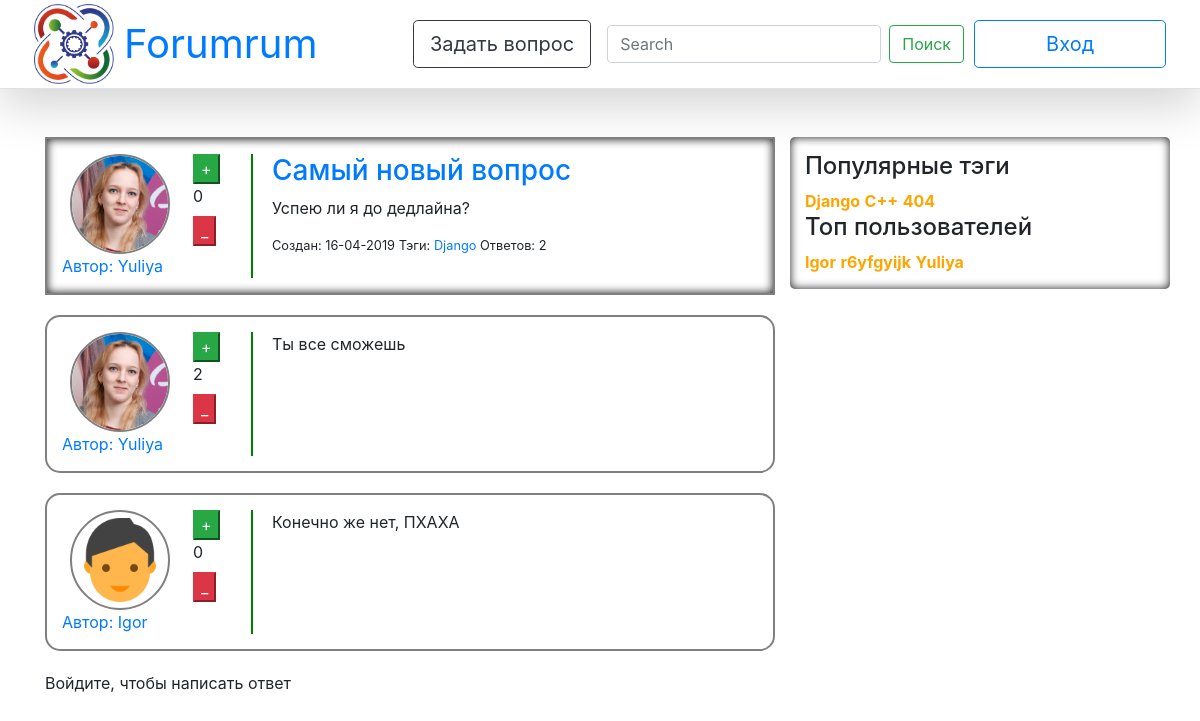
Screenshot of /question/2/ with the database file from the repository.
### question/models.py (models this page shows, shortened)
class Question(models.Model):
    author = models.ForeignKey(User, verbose_name="Question's Owner", on_delete=models.CASCADE)
    title = models.CharField(max_length=50, verbose_name="Question's Header")
    text = models.TextField(verbose_name="Question's Content")
    date = models.DateTimeField(default=timezone.now, verbose_name="Question's Date")
    rating = models.IntegerField(default=0, null=False, verbose_name="Question's Rating")
    is_active = models.BooleanField(default=True, verbose_name="Question's Availability")
    tags = models.ManyToManyField(Tag, default=True, related_name='questions', verbose_name="Question's Tags")
    objects = QuestionManager()

class User(AbstractUser):
    upload = models.ImageField(default="default/default_avatar.png", upload_to="uploads/%Y/%m/%d/",
                               verbose_name="User's Avatar")
    registration_date = models.DateTimeField(default=timezone.now, verbose_name="User's Registration Date")
    rating = models.IntegerField(default=0, verbose_name="User's Rating")
    objects = UserManager()
    def __str__(self):
        return self.username

class Tag(models.Model):
    name = models.CharField(max_length=20, default="404", verbose_name="Question's Tag")
    objects = TagManager()
    def __str__(self):
        return self.name

class Answer(models.Model):
    author = models.ForeignKey(User, verbose_name="Answer's Owner", on_delete=models.CASCADE)
    date = models.DateTimeField(default=timezone.now, verbose_name="Answer's Date")
    question = models.ForeignKey(Question, related_name='answers', verbose_name="Answer's Question",
                                 on_delete=models.CASCADE)
    text = models.TextField(verbose_name="Answer's Content")
    rating = models.IntegerField(default=0, null=False, verbose_name="Answer's Rating")
    approved = models.BooleanField(default=False, verbose_name=u"Одобрен автором вопроса")
    objects = AnswerManager()

### question/views.py (the view)
# urls.py: path('question/<int:question_id>/', views.ans, name='ans'),
def ans(request, question_id):
    if request.method == 'POST':
        form = AnswerForm(request.POST)
        if form.is_valid():
            answeredQuestion = get_object_or_404(Question, pk=question_id)
            answer = Answer.objects.create(author=request.user,
                                           date=timezone.now(),
                                           text=form.cleaned_data['text'],
                                           question=answeredQuestion)
            answer.save()
            return redirect('/question/{}/'.format(question_id))
    else:
        form = AnswerForm()
    question = Question.objects.get_by_id(int(question_id)).first()
    if question is not None:
        answers = paginate(request, objects_list=Answer.objects.get_hot_for_answer(question.id))
        mapp = {'q': question,
                'form': form,
                'answers': answers,
                'page_objects' : answers,
                'tags': paginate(request, Tag.objects.hottest()),
                'users': paginate(request, User.objects.by_rating())}
        return render(request, 'answers.html', mapp)
    else:
        raise Http404

### question/forms.py
class AnswerForm(forms.ModelForm):
    text = forms.CharField(widget=forms.Textarea(attrs={
        'class': 'form-control',
        'minlength': 1,
        'placeholder': 'Write your answer here...'}))
    class Meta:
        model = Answer
        fields = ['text']

### question/managers.py (called while the page is built)
    def by_rating(self):
        return self.order_by('-rating')

    def get_by_id(self, question_id):
        return self.all().filter(id=question_id)

    def get_hot_for_answer(self, question_id):
        return self.all().filter(question_id=question_id).order_by('rating').reverse()

    def hottest(self):
        return self.annotate(question_count=Count('questions')).order_by('-question_count')

### question/views.py (called while the page is built)
def paginate(request, objects_list):
    paginator = Paginator(objects_list, 3)
    page = request.GET.get('page')
    try:
        objects = paginator.page(page)
    except PageNotAnInteger:
        objects = paginator.page(1)
    except EmptyPage:
        objects = paginator.page(paginator.num_pages)
    return objects

### templates/answers.html (shortened to what this page needs)
{% extends 'base.html' %}
{% block content %}
    {% include "card.html" %}
    {% for answer in answers %}
        <div class="row answer_item">
            <div class="col-2">
                <div class="row">
                    <img class="ava" src="{{ MEDIA_URL }}{{ answer.author.upload }}" alt="">
                </div>
                <div class="row">
                    <a href="{% url 'profile' answer.author %}">Автор: {{ answer.author }}</a>
                </div>
            </div>
            <div class="col-1">
                <button class="btn-success js-like-answer" data-answer_id="{{ answer.id }}" data-like_type="like">+
                </button>
                <label>{{ answer.rating }}</label>
                <button class="btn-danger js-like-answer" data-answer_id="{{ answer.id }}" data-like_type="dislike">_
                </button>
            </div>
            <div class="col-7 left_line">
                <div class="row ml-1">
                    <p>{{ answer.text }}</p>
                </div>
            </div>
        </div>
    {% endfor %}
    {% if user.is_authenticated %}
        <form class="form-horizontal" action="{{ request.path }}" method="post"> {% csrf_token %}
            <div class="col-md-8">
                <h4>Напишите свой ответ:</h4>
                <textarea rows="3" cols="60" class="form-control" name="text" placeholder="Ваш ответ"></textarea>
                <input type="submit" value="Ответить" class="btn btn-success"/>
            </div>
        </form>
    {% else %}
       <p>Войдите, чтобы написать ответ</p>
    {% endif %}
{% endblock %}

### templates/base.html (shortened to what this page needs)
{% load static %}
<!DOCTYPE html>
<html lang="ru">
<head>
    <link rel="stylesheet" href="{% static "css/bootstrap.min.css" %}">
    <link rel="stylesheet" href="{% static "css/askk.css" %}">
</head>
<body>
{% block navbar %}
    {% include "navbar.html" %}
{% endblock %}
<main role="main" class="container">
    <div class="row">
        <div class="col-8">
            {% block content %}
            {% endblock %}
        </div>
        <div class="col-4 sidebar">
            <h4>Популярные тэги</h4>
            {% for t in tags %}
                <a class="tagss" href="{% url 'tag' t.name %}">{{ t }}</a>
            {% endfor %}
            <h4>Топ пользователей</h4>
            {% for u in users %}
                <a  class="tagss" href="{% url 'profile' u.username %}">{{ u }}</a>
            {% endfor %}
        </div>
    </div>
</main>
</body>
</html>

### templates/card.html
{% block question %}
    <div class="row question">
        <div class="col-2">
            <div class="row">
                <img class="ava" src="{{ MEDIA_URL }}{{ q.author.upload }}" alt="">
            </div>
            <div class="row">
                <a href="{% url 'profile' q.author %}">Автор: {{ q.author }}</a>
            </div>
        </div>
        <div class="col-1">
            <button class="btn-success js-like-question" data-question_id="{{ q.id }}" data-like_type="like">+</button> {% csrf_token %}
            <label>{{ q.rating }}</label>
            <button class="btn-danger js-like-question" data-question_id="{{ q.id }}" data-like_type="dislike">_</button> {% csrf_token %}
        </div>
        <div class="col-8 left_line">
            <div class="row ml-1">
                <h3><a href="{% url 'ans' q.id %}">{{ q.title }}</a></h3>
            </div>
            <div class="row ml-1">
                <p>{{ q.text }}</p>
            </div>
            <div class="row ml-1">
                <p class="small">
                    Создан: {{ q.date|date:"d-m-Y" }}
                    Тэги:
                    {% for qt in q.tags.all %}
                        <a href="{% url 'tag' qt %}">{{ qt }} </a>
                    {% endfor %}
                    Ответов: {{ q.answers.all|length }}
                </p>
            </div>
        </div>
    </div>
{% endblock %}

### static/css/askk.css (style rules this page uses)
.tagss { font-size: 16px; font-weight: bold; color: orange; }
.left_line { border-left-width: 2px; border-left-style: solid; border-color: green; padding-left: 15px; margin-left: 15px; }
.question { box-shadow: inset 0px 0px 10px rgba(0, 0, 0, 0.9); padding: 15px; margin: 0px 0px 20px 0px; border: 2px solid gray; }
.answer_item { padding: 15px; margin: 20px 0px 20px 0px; border-style: solid; border-width: 2px; border-color: gray; border-radius: 15px; }
.ava { padding: 0px; position: relative; width: 100px; height: 100px; border: 2px solid gray; border-radius: 50%; margin-right: auto; margin-left: auto; }
html { position: relative; min-height: 100%; }
body { margin-bottom: 60px; }
.sidebar { box-shadow: inset 0px 0px 10px rgba(0, 0, 0, 0.9); border-radius: 5px; padding: 15px; height: 80%; }
body > .container { padding: 0px 15px 0; }

### rows the page displays
Question: author.upload (picture), author "Yuliya", rating "0", title "Самый новый вопрос", text "Успею ли я до дедлайна?", date "16-04-2019", answers.all|length "2"
Tag: name "Django"
Answer: author.upload (picture), author "Yuliya", rating "2", text "Ты все сможешь"
Answer: author.upload (picture), author "Igor", rating "0", text "Конечно же нет, ПХАХА"
Tag: name "С++"
Tag: name "404"
User: username "Igor"
User: username "r6yfgyijk"
User: username "Yuliya"
